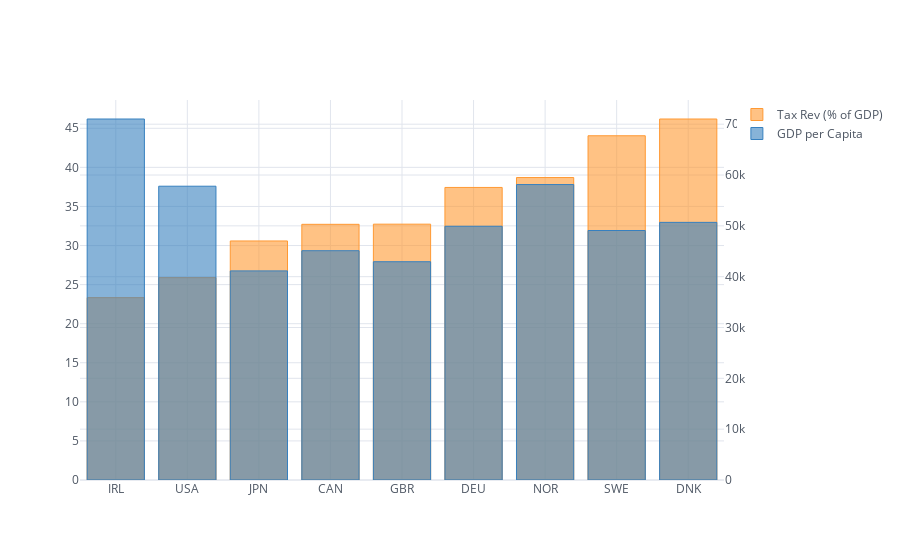

Notebook source saved alongside this figure:
### Code cell
layout = cf.Layout(
    height=900,
    width=900)

df.iplot(kind='bar', barmode='group',secondary_y=['GDP per Capita'], theme='white')

### Figure 1 — Plotly figure (JSON) as saved in the notebook; plotly's stock layout.template omitted (floating-point values rounded to 4 significant figures)
{"data": [{"marker": {"color": "rgba(255, 153, 51, 0.6)", "line": {"color": "rgba(255, 153, 51, 1.0)", "width": 1}}, "name": "Tax Rev (% of GDP)", "orientation": "v", "text": "", "type": "bar", "uid": "16d000f0-5b0e-4c9b-b0bf-6040cde9743b", "x": ["IRL", "USA", "JPN", "CAN", "GBR", "DEU", "NOR", "SWE", "DNK"], "y": [23.33, 25.89, 30.58, 32.71, 32.73, 37.43, 38.7, 44.04, 46.19]}, {"marker": {"color": "rgba(55, 128, 191, 0.6)", "line": {"color": "rgba(55, 128, 191, 1.0)", "width": 1}}, "name": "GDP per Capita", "orientation": "v", "text": "", "type": "bar", "uid": "6e7cf3f5-846e-4223-9e3b-d87f9d34c0e3", "x": ["IRL", "USA", "JPN", "CAN", "GBR", "DEU", "NOR", "SWE", "DNK"], "xaxis": "x", "y": [71020.0, 57800.0, 41140.0, 45110.0, 42940.0, 49920.0, 58120.0, 49080.0, 50690.0], "yaxis": "y2"}], "layout": {"autosize": true, "barmode": "group", "legend": {"bgcolor": "#FFFFFF", "font": {"color": "#4D5663"}}, "paper_bgcolor": "#FFFFFF", "plot_bgcolor": "#FFFFFF", "title": {"font": {"color": "#4D5663"}}, "xaxis": {"autorange": true, "gridcolor": "#E1E5ED", "range": [-0.5, 8.5], "showgrid": true, "tickfont": {"color": "#4D5663"}, "title": {"font": {"color": "#4D5663"}, "text": ""}, "type": "category", "zerolinecolor": "#E1E5ED"}, "yaxis": {"autorange": true, "gridcolor": "#E1E5ED", "range": [0, 48.62], "showgrid": true, "tickfont": {"color": "#4D5663"}, "title": {"font": {"color": "#4D5663"}, "text": ""}, "type": "linear", "zerolinecolor": "#E1E5ED"}, "yaxis2": {"anchor": "x", "autorange": true, "gridcolor": "#E1E5ED", "overlaying": "y", "range": [0, 74760.0], "showgrid": true, "side": "right", "tickfont": {"color": "#4D5663"}, "title": {"text": ""}, "type": "linear", "zerolinecolor": "#E1E5ED"}}}
